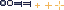

This figure's Python source:
#!/usr/bin/env python3
"""
The engine-sheet test fixture (docs/design/sprites.md "Engine sheets"): a
hookblade-fx sheet the way ART's B redraw will deliver it, `"version": "2"`,
`"pixelScale": 1`, `"tinted": false`, its colours and outline drawn in from the
whitelist. Every number is in sheet px (twice M1's: the cells, the hook's
origin, the chain spacing). Never shipped; the sheet test and the client's
hookblade tests read it.

    python3 packages/shared/test/fixtures/hookblade-fixture.py
"""
import json
from pathlib import Path

from PIL import Image

HERE = Path(__file__).resolve().parent
T = {k: v.lower() for k, v in json.loads((HERE / "../../data/palette.json").read_text())["tokens"].items()}


def rgb(h):
    return tuple(int(h[i : i + 2], 16) for i in (1, 3, 5)) + (255,)


OUTLINE, STEEL, EDGE, GLOW, CORE = T["dream-night"], T["watcher-stone"], T["husk-shell"], T["spark-amber"], T["husk-core"]

CELLS = [
    ("chain_link", 6, 6),
    ("chain_link_taut", 6, 6),
    ("hook", 8, 8),
    ("hook_set", 8, 8),
    ("spark_0", 10, 10),
    ("spark_1", 10, 10),
    ("spark_2", 10, 10),
]


def draw(name, w, h):
    """One cell's pixels {(x, y): hex}: an outlined ring for a link, an outlined bar for the hook, a cross for a spark."""
    px = {}
    if name.startswith("chain"):
        for y in range(h):
            for x in range(w):
                edge = x in (0, w - 1) or y in (0, h - 1)
                if (x, y) in ((0, 0), (w - 1, 0), (0, h - 1), (w - 1, h - 1)):
                    continue
                if edge:
                    px[(x, y)] = OUTLINE
                elif x in (1, w - 2) or y in (1, h - 2):
                    px[(x, y)] = EDGE if name.endswith("taut") else STEEL
    elif name.startswith("hook"):
        for x in range(w):
            for y in (2, 3, 4):
                px[(x, y)] = OUTLINE if y != 3 else (EDGE if name == "hook_set" else STEEL)
        for y in range(1, 7):
            px[(w - 1, y)] = OUTLINE
    else:
        stage = int(name[-1])
        c = w // 2
        for d in range(-(2 + stage), 3 + stage):
            for x, y in ((c + d, c), (c, c + d)):
                if 0 <= x < w and 0 <= y < h:
                    px[(x, y)] = CORE if stage == 2 and abs(d) <= 1 else GLOW
    return px


def main():
    width = sum(w for _, w, _ in CELLS) + len(CELLS) - 1
    height = max(h for _, _, h in CELLS)
    img = Image.new("RGBA", (width, height), (0, 0, 0, 0))
    cells, x0 = [], 0
    for name, w, h in CELLS:
        for (x, y), colour in draw(name, w, h).items():
            img.putpixel((x0 + x, y), rgb(colour))
        cells.append({"name": name, "x": x0, "y": 0, "w": w, "h": h})
        x0 += w + 1
    img.save(HERE / "hookblade-fixture.png")
    contract = {
        "image": "hookblade-fixture.png",
        "meta": {"version": "2", "pixelScale": 1, "tinted": False},
        "cells": cells,
        "anims": {"charge_spark": {"frames": ["spark_0", "spark_1", "spark_2"], "fps": 12, "loop": False}},
        "chain": {"link": "chain_link", "spacing": 32, "taut": "chain_link_taut"},
        "hook": {"flight": "hook", "set": "hook_set", "origin": [0, 3]},
    }
    (HERE / "hookblade-fixture.json").write_text(json.dumps(contract, indent=1) + "\n")


if __name__ == "__main__":
    main()
